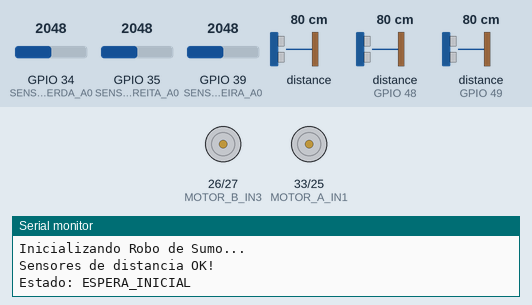
The sketch below on a simulated ESP32. On the bench: motor-driver pin pairs drawn as motors (green arrow = first pin HIGH = forward, orange = second pin HIGH = backward, longer = more drive), the last lines printed to the serial monitor. Inputs (shaded band) come from the test bench; at power-on: GPIO 35 (SENSOR_LINHA_DIREITA_A0) = 2048, GPIO 34 (SENSOR_LINHA_ESQUERDA_A0) = 2048, GPIO 39 (SENSOR_LINHA_TRASEIRA_A0) = 2048, distance to the obstacle 80 cm, distance to the obstacle (sensors on GPIO 48, GPIO 49) 80 cm.

Above: at 1.2 s.
1.3 s: GPIO 35 (SENSOR_LINHA_DIREITA_A0) set to 1865
2.8 s: GPIO 35 (SENSOR_LINHA_DIREITA_A0) set to 1735
At 3.34 s:
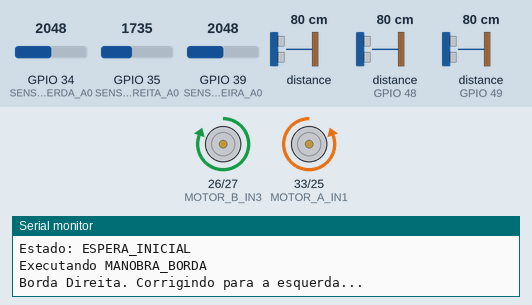
5.8 s: GPIO 34 (SENSOR_LINHA_ESQUERDA_A0) set to 1448
At 6.24 s:
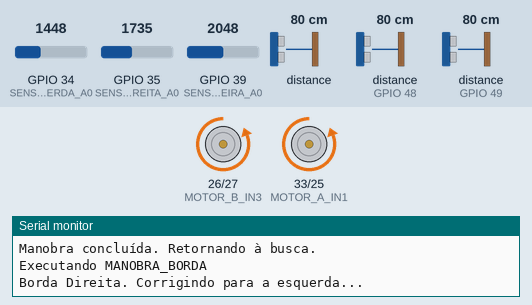
8.8 s: GPIO 34 (SENSOR_LINHA_ESQUERDA_A0) set to 1352
11.8 s: GPIO 35 (SENSOR_LINHA_DIREITA_A0) set to 1840
At 12.75 s:
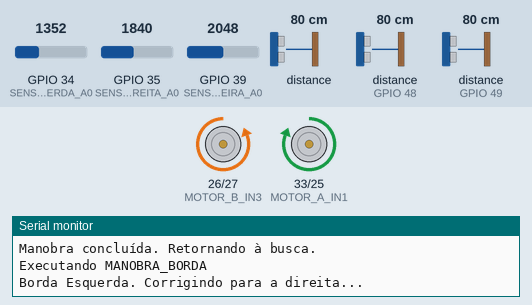
14.8 s: GPIO 34 (SENSOR_LINHA_ESQUERDA_A0) set to 1840
Timing chart, 0 to 17.8 s (numbered marks = the images above; inputs shaded):
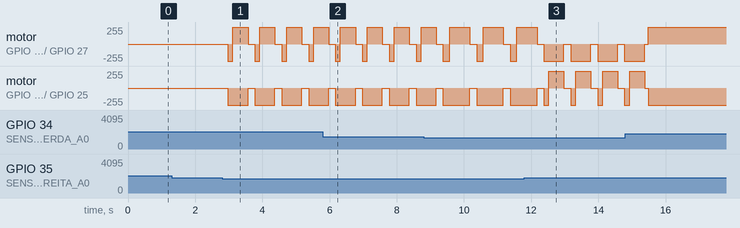

The sketch:

ESP32_RoboSumo_Manual.ino
```cpp
// ESP32_RoboSumo - Versão Completa (SEM DISPLAY)
// ==========================================================================
// Bibliotecas
// ==========================================================================

#include <Wire.h>
#include "Adafruit_VL53L0X.h"

// ==========================================================================
// Configurações e Mapeamento de Pinos
// ==========================================================================

// --- Pinos dos Motores (Ponte H L298N)
const int MOTOR_A_IN1 = 33;
const int MOTOR_A_IN2 = 25;
const int MOTOR_B_IN3 = 26;
const int MOTOR_B_IN4 = 27;

// --- Pinos dos Sensores de Linha (TCRT5000)
const int SENSOR_LINHA_ESQUERDA_A0 = 34;
const int SENSOR_LINHA_DIREITA_A0 = 35;
const int SENSOR_LINHA_TRASEIRA_A0 = 39;

// --- Pinos de Controle dos Sensores de Distância (VL53L0X)
const int SENSOR_DIST_XSHUT_ESQUERDA = 23;
const int SENSOR_DIST_XSHUT_DIREITA = 18;
const int SENSOR_DIST_XSHUT_FRONTAL = 19;

// ==========================================================================
// Objetos de Hardware
// ==========================================================================
Adafruit_VL53L0X sensorDistEsquerda;
Adafruit_VL53L0X sensorDistDireita;
Adafruit_VL53L0X sensorDistFrontal;

// ==========================================================================
// Variáveis Globais e Constantes de Lógica
// ==========================================================================
int dist_esquerda_mm = 0, dist_direita_mm = 0, dist_frontal_mm = 0;
int linha_esquerda_analog = 0, linha_direita_analog = 0, linha_traseira_analog = 0;
char linha_esquerda_char = 'P', linha_direita_char = 'P', linha_traseira_char = 'P';

// --- Limites dos Sensores ---
const int LIMITE_BRANCO_DIREITA = 1800;
const int LIMITE_BRANCO_ESQUERDA = 1400;
const int LIMITE_BRANCO_TRASEIRA = 1100;
const int LIMITE_DETECCAO_FRONTAL = 400;
const int LIMITE_DETECCAO_LATERAL = 300;

// --- Tempos de Manobra (em ms) ---
// ** Estes valores são pontos de partida. Você PRECISARÁ ajustá-los! **
const int TEMPO_MEIA_VOLTA = 600;      // AJUSTAR PARA GIRAR 180 GRAUS
const int TEMPO_CORRECAO_BORDA = 450;  // AJUSTAR PARA GIRAR ~90-100 GRAUS
const int TEMPO_RECUPERACAO_TRAS = 400;

// ==========================================================================
// Definições da Máquina de Estados
// ==========================================================================
enum Estados {
  ESPERA_INICIAL,
  BUSCANDO_ADVERSARIO,
  MANOBRA_BORDA
};

Estados estadoAtual = ESPERA_INICIAL;
unsigned long tempoInicial = 0;
const long TEMPO_ESPERA = 5000; // 5 segundos

// ==========================================================================
// Protótipos de Funções
// ==========================================================================
void configurarPinos();
void configurarSensores();
void lerSensores();
void moverFrente();
void moverTras();
void virarDireita();
void virarEsquerda();
void pararMotores();
void manobrar(void (*manobra)(), int tempo);

// ==========================================================================
// Setup Principal
// ==========================================================================
void setup() {
  Serial.begin(115200);
  Serial.println("Inicializando Robo de Sumo...");

  configurarPinos();
  configurarSensores();

  tempoInicial = millis(); // Marca o tempo de inicialização
  estadoAtual = ESPERA_INICIAL;
  Serial.println("Estado: ESPERA_INICIAL");
}

// ==========================================================================
// Loop Principal
// ==========================================================================
void loop() {
  lerSensores();

  // PRIORIDADE MÁXIMA: Se qualquer sensor detectar a borda, entra em estado de manobra.
  if ( (estadoAtual != MANOBRA_BORDA) && (linha_esquerda_char == 'B' || linha_direita_char == 'B' || linha_traseira_char == 'B') ) {
    estadoAtual = MANOBRA_BORDA;
  }

  switch (estadoAtual) {
    case ESPERA_INICIAL:
      pararMotores();
      if (millis() - tempoInicial >= TEMPO_ESPERA) {
        estadoAtual = BUSCANDO_ADVERSARIO;
        Serial.println("Transição -> BUSCANDO_ADVERSARIO");
      }
      break;

    case BUSCANDO_ADVERSARIO:
      if (dist_frontal_mm < LIMITE_DETECCAO_FRONTAL) {
        Serial.println("Alvo na frente! Atacando...");
        moverFrente();
      } else if (dist_direita_mm < LIMITE_DETECCAO_LATERAL) {
        Serial.println("Alvo à direita. Virando para alinhar...");
        virarDireita();
      } else if (dist_esquerda_mm < LIMITE_DETECCAO_LATERAL) {
        Serial.println("Alvo à esquerda. Virando para alinhar...");
        virarEsquerda();
      } else {
        Serial.println("Nenhum alvo. Procurando...");
        virarEsquerda(); // Busca ativa, girando no próprio eixo.
      }
      break;

    case MANOBRA_BORDA:
      Serial.println("Executando MANOBRA_BORDA");
      pararMotores();
      delay(100); // Pausa para estabilizar antes da manobra

      if (linha_esquerda_char == 'B' && linha_direita_char == 'B') {
        Serial.println("Borda Frontal. Recuando e virando...");
        manobrar(moverTras, 200); // Recua um pouco
        manobrar(virarEsquerda, TEMPO_MEIA_VOLTA); // Vira 180 graus
      } else if (linha_esquerda_char == 'B') {
        Serial.println("Borda Esquerda. Corrigindo para a direita...");
        manobrar(moverTras, 150); // Recua um pouco
        manobrar(virarDireita, TEMPO_CORRECAO_BORDA); // Vira para longe da borda
      } else if (linha_direita_char == 'B') {
        Serial.println("Borda Direita. Corrigindo para a esquerda...");
        manobrar(moverTras, 150); // Recua um pouco
        manobrar(virarEsquerda, TEMPO_CORRECAO_BORDA); // Vira para longe da borda
      } else if (linha_traseira_char == 'B') {
        Serial.println("Borda Traseira. Movendo para frente...");
        manobrar(moverFrente, TEMPO_RECUPERACAO_TRAS); // Se afasta da borda
      }

      Serial.println("Manobra concluída. Retornando à busca.");
      estadoAtual = BUSCANDO_ADVERSARIO; // Retorna ao estado de busca após a manobra
      break;
  }
}

// ==========================================================================
// Funções de Configuração
// ==========================================================================
void configurarPinos() {
  pinMode(MOTOR_A_IN1, OUTPUT);
  pinMode(MOTOR_A_IN2, OUTPUT);
  pinMode(MOTOR_B_IN3, OUTPUT);
  pinMode(MOTOR_B_IN4, OUTPUT);

  pinMode(SENSOR_DIST_XSHUT_ESQUERDA, OUTPUT);
  pinMode(SENSOR_DIST_XSHUT_DIREITA, OUTPUT);
  pinMode(SENSOR_DIST_XSHUT_FRONTAL, OUTPUT);
  pararMotores();
}

void configurarSensores() {
  // Desliga todos os sensores de distância para poder endereçá-los individualmente
  digitalWrite(SENSOR_DIST_XSHUT_ESQUERDA, LOW);
  digitalWrite(SENSOR_DIST_XSHUT_DIREITA, LOW);
  digitalWrite(SENSOR_DIST_XSHUT_FRONTAL, LOW);
  delay(50);

  // Inicializa a comunicação I2C, necessária para os sensores VL53L0X
  Wire.begin(21, 22);

  // Liga e configura cada sensor VL53L0X com um endereço I2C único
  digitalWrite(SENSOR_DIST_XSHUT_ESQUERDA, HIGH); delay(10);
  if (!sensorDistEsquerda.begin(0x31)) { Serial.println(F("Falha sensor de distancia Esquerdo")); while(1); }

  digitalWrite(SENSOR_DIST_XSHUT_DIREITA, HIGH); delay(10);
  if (!sensorDistDireita.begin(0x30)) { Serial.println(F("Falha sensor de distancia Direito")); while(1); }

  digitalWrite(SENSOR_DIST_XSHUT_FRONTAL, HIGH); delay(10);
  if (!sensorDistFrontal.begin()) { Serial.println(F("Falha sensor de distancia Frontal")); while(1); }

  Serial.println(F("Sensores de distancia OK!"));
}

// ==========================================================================
// Funções de Lógica e Ação
// ==========================================================================
void lerSensores() {
  VL53L0X_RangingMeasurementData_t measure;

  sensorDistEsquerda.rangingTest(&measure, false);
  dist_esquerda_mm = (measure.RangeStatus != 4) ? measure.RangeMilliMeter : 9999;

  sensorDistDireita.rangingTest(&measure, false);
  dist_direita_mm = (measure.RangeStatus != 4) ? measure.RangeMilliMeter : 9999;

  sensorDistFrontal.rangingTest(&measure, false);
  dist_frontal_mm = (measure.RangeStatus != 4) ? measure.RangeMilliMeter : 9999;

  linha_esquerda_analog = analogRead(SENSOR_LINHA_ESQUERDA_A0);
  linha_direita_analog = analogRead(SENSOR_LINHA_DIREITA_A0);
  linha_traseira_analog = analogRead(SENSOR_LINHA_TRASEIRA_A0);

  linha_esquerda_char = (linha_esquerda_analog < LIMITE_BRANCO_ESQUERDA) ? 'B' : 'P';
  linha_direita_char = (linha_direita_analog < LIMITE_BRANCO_DIREITA) ? 'B' : 'P';
  linha_traseira_char = (linha_traseira_analog < LIMITE_BRANCO_TRASEIRA) ? 'B' : 'P';
}

void moverFrente() {
  digitalWrite(MOTOR_A_IN1, HIGH);
  digitalWrite(MOTOR_A_IN2, LOW);
  digitalWrite(MOTOR_B_IN3, HIGH);
  digitalWrite(MOTOR_B_IN4, LOW);
}

void moverTras() {
  digitalWrite(MOTOR_A_IN1, LOW);
  digitalWrite(MOTOR_A_IN2, HIGH);
  digitalWrite(MOTOR_B_IN3, LOW);
  digitalWrite(MOTOR_B_IN4, HIGH);
}

void virarEsquerda() {
  digitalWrite(MOTOR_A_IN1, LOW);
  digitalWrite(MOTOR_A_IN2, HIGH);
  digitalWrite(MOTOR_B_IN3, HIGH);
  digitalWrite(MOTOR_B_IN4, LOW);
}

void virarDireita() {
  digitalWrite(MOTOR_A_IN1, HIGH);
  digitalWrite(MOTOR_A_IN2, LOW);
  digitalWrite(MOTOR_B_IN3, LOW);
  digitalWrite(MOTOR_B_IN4, HIGH);
}

void pararMotores() {
  digitalWrite(MOTOR_A_IN1, LOW);
  digitalWrite(MOTOR_A_IN2, LOW);
  digitalWrite(MOTOR_B_IN3, LOW);
  digitalWrite(MOTOR_B_IN4, LOW);
}

// Função auxiliar para executar uma manobra por um tempo específico
void manobrar(void (*manobra)(), int tempo) {
  manobra();
  delay(tempo);
  pararMotores();
}
```

Measured:
- the behaviour switches between 1800 and 1799 on GPIO 35 (SENSOR_LINHA_DIREITA_A0) (found by bisection; images 0 and 1)
- after the input at 1.3 s, every drawn part: stays the same
